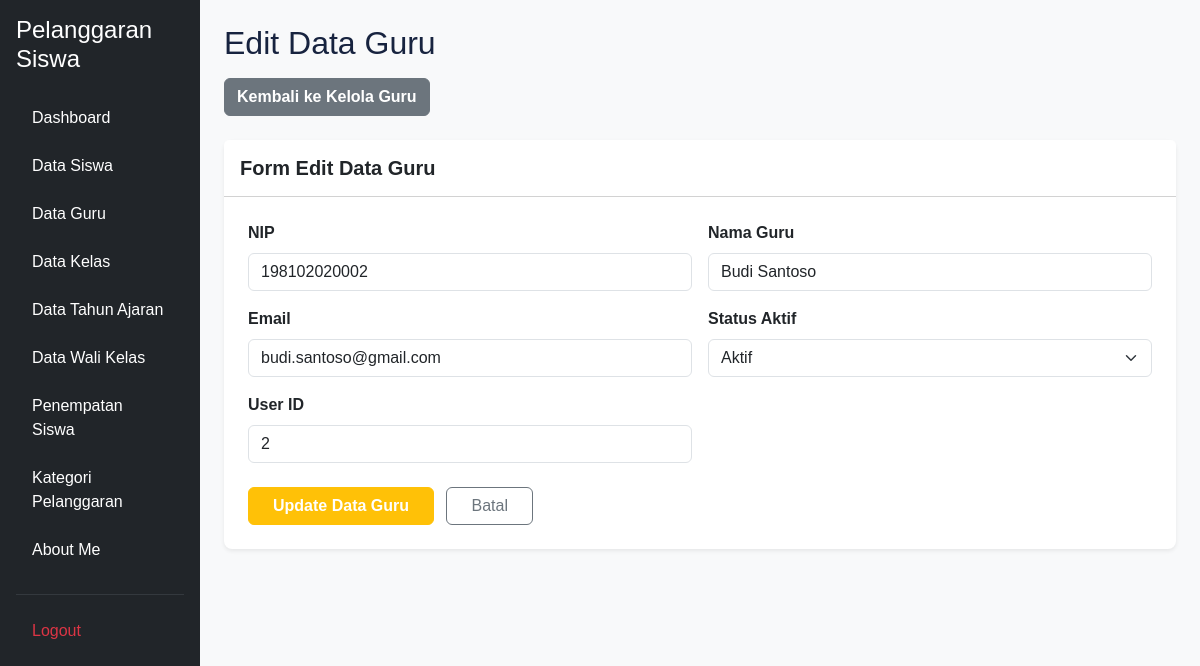
Screenshot of /guru/edit_guru.php?id=2 (signed in) with the database file from the repository.
### tables this page shows
CREATE TABLE `t_guru` (
  `id` int(11) NOT NULL,
  `nip` varchar(30) NOT NULL,
  `nama` varchar(150) DEFAULT NULL,
  `email` varchar(150) NOT NULL,
  `status_aktif` tinyint(1) NOT NULL,
  `user_id` int(11) NOT NULL,
  `created_at` timestamp NOT NULL DEFAULT current_timestamp(),
  `updated_at` timestamp NOT NULL DEFAULT current_timestamp()
);

### guru/edit_guru.php (the view, shortened to what this page needs)
<?php
include 'config/koneksi.php';
$id = mysqli_real_escape_string($koneksi, $_GET['id'] ?? '');
$sql = "SELECT * FROM t_guru WHERE id = '$id'";
$hasil = mysqli_query($koneksi, $sql);
$data = mysqli_fetch_assoc($hasil);
?>
<!DOCTYPE html>
<html lang="id">
<head>
    <link href="https://cdn.jsdelivr.net/npm/bootstrap@5.3.3/dist/css/bootstrap.min.css" rel="stylesheet">
    <link rel="stylesheet" href="layout/style.css">
</head>
<body class="bg-light">
<div class="container-fluid">
    <div class="row">
        <?php include 'layout/sidebar.php'; ?>
        <main class="col-md-9 ms-sm-auto col-lg-10 p-4">
            <div class="d-flex justify-content-between align-items-center mb-3">
                <h1 class="h2 m-0">Edit Data Guru</h1>
            </div>
            <div class="mb-4">
                <a href="kelola_guru.php" class="btn btn-secondary fw-semibold">
                    Kembali ke Kelola Guru
                </a>
            </div>
            <div class="card shadow-sm border-0 rounded-3 mb-5">
                <div class="card-header bg-white py-3">
                    <h5 class="card-title m-0 fw-bold">Form Edit Data Guru</h5>
                </div>
                <div class="card-body p-4">
                    <form action="proses_edit_guru.php" method="POST">
                        <div class="row g-3">
                            <div class="col-md-6">
                                <label class="form-label fw-semibold">NIP</label>
                                <input type="text"
                                       name="nip"
                                       class="form-control"
                                       value="<?= htmlspecialchars($data['nip']); ?>"
                                       required>
                            </div>
                            <div class="col-md-6">
                                <label class="form-label fw-semibold">Nama Guru</label>
                                <input type="text"
                                       name="nama"
                                       class="form-control"
                                       value="<?= htmlspecialchars($data['nama']); ?>"
                                       required>
                            </div>
                            <div class="col-md-6">
                                <label class="form-label fw-semibold">Email</label>
                                <input type="email"
                                       name="email"
                                       class="form-control"
                                       value="<?= htmlspecialchars($data['email']); ?>"
                                       required>
                            </div>
                            <div class="col-md-6">
                                <label class="form-label fw-semibold">Status Aktif</label>
                                <select name="status_aktif" class="form-select" required>
                                    <option value="1" <?= ($data['status_aktif'] == 1) ? 'selected' : ''; ?>>
                                        Aktif
                                    </option>
                                </select>
                            </div>
                            <div class="col-md-6">
                                <label class="form-label fw-semibold">User ID</label>
                                <input type="number"
                                       name="user_id"
                                       class="form-control"
                                       value="<?= htmlspecialchars($data['user_id'] ?? ''); ?>"
                                       placeholder="Opsional">
                            </div>
                            <div class="col-12 mt-4">
                                <button type="submit" class="btn btn-warning px-4 fw-semibold text-white">
                                    Update Data Guru
                                </button>
                                <a href="kelola_guru.php" class="btn btn-outline-secondary px-4 ms-2">
                                    Batal
                                </a>
                            </div>
                        </div>
                    </form>
                </div>
            </div>
        </main>
    </div>
</div>
</body>
</html>

### layout/style.css (style rules this page uses)
:root { --primary: #3659d9; --navy: #17233f; --background: #f4f6fb; --text-muted: #778198; --border: #e8ecf4; }
* { box-sizing: border-box; }
body { margin: 0; font-family: 'Poppins', sans-serif; background: var(--background); color: var(--navy); }

### rows the page displays
t_guru: nip "198102020002", nama "Budi Santoso", email "budi.santoso@gmail.com", status_aktif "Aktif", user_id "2"
